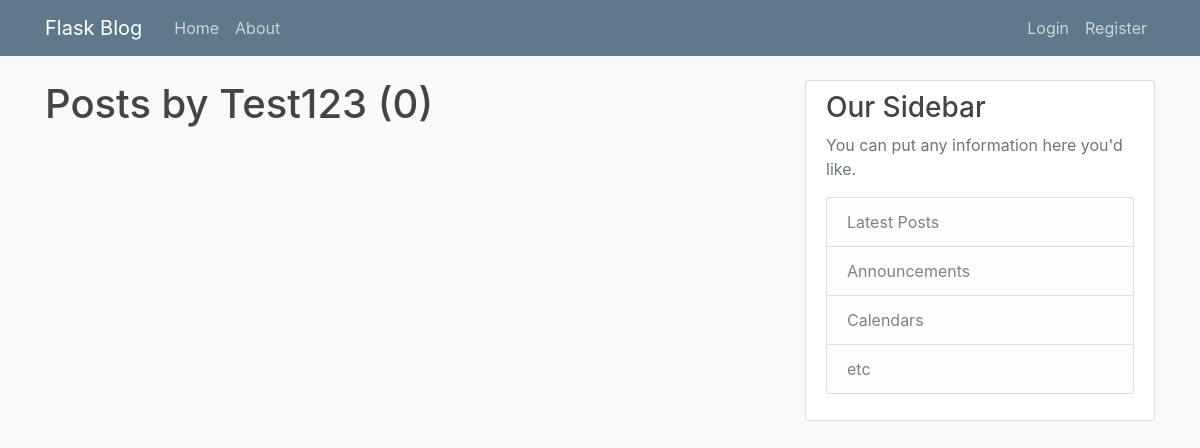
Page /user/Test123 on the earlier database version.
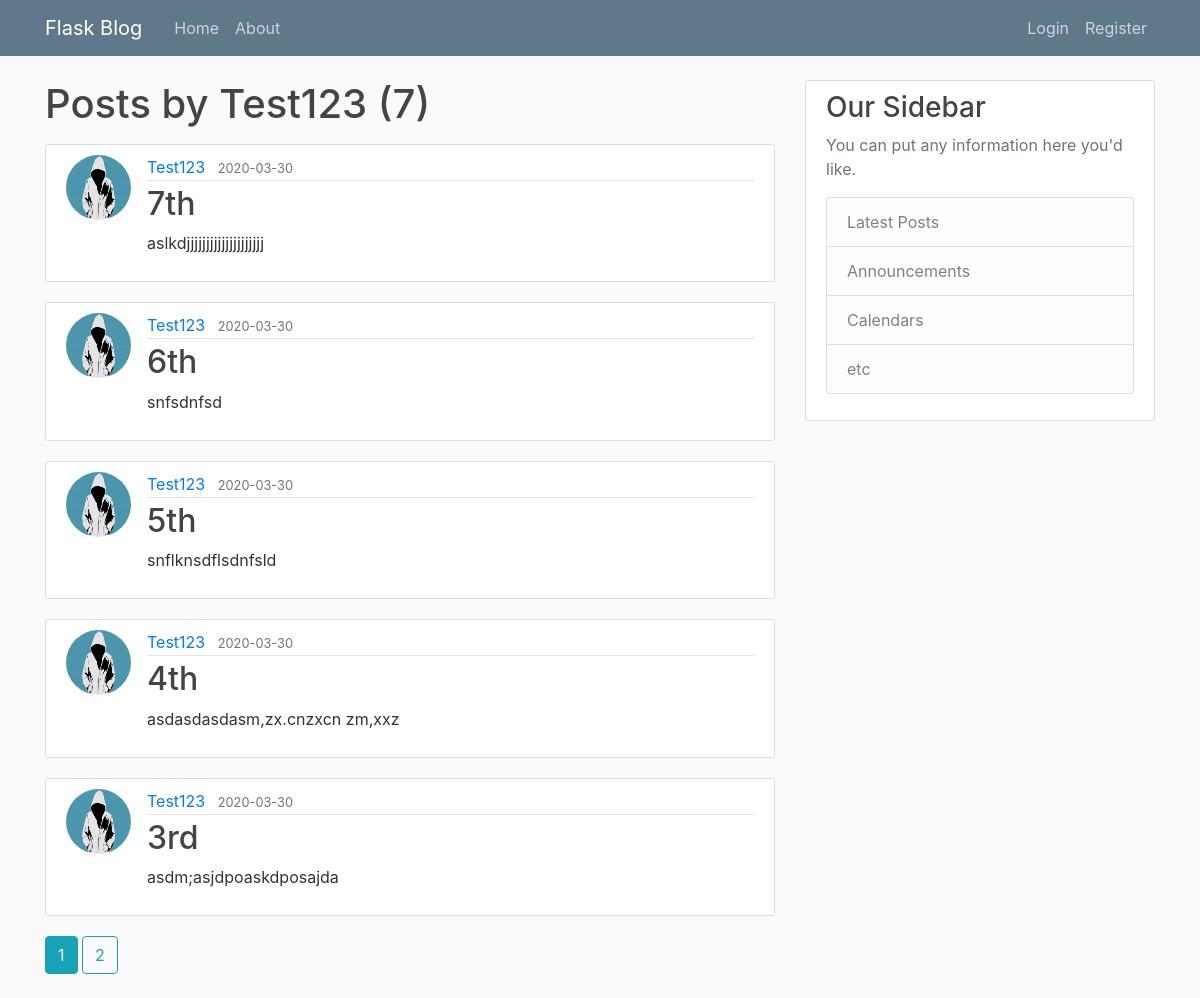
Same page on the later database version.
### flaskblog/models.py (models this page shows, shortened)
class Post(db.Model):
    id = db.Column(db.Integer, primary_key=True)
    title = db.Column(db.String(100), nullable=False)
    date_posted = db.Column(db.DateTime, nullable=False, default=datetime.utcnow)
    content = db.Column(db.Text, nullable=False)
    user_id = db.Column(db.Integer, db.ForeignKey('user.id'),nullable=False)

class User(db.Model, UserMixin):
    id = db.Column(db.Integer, primary_key=True)
    username = db.Column(db.String(20), unique=True, nullable=False)
    email = db.Column(db.String(120), unique=True, nullable=False)
    image_file = db.Column(db.String(20), nullable=False, default= 'default.jpg')
    password = db.Column(db.String(60),nullable=False)
    posts = db.relationship('Post',backref='author', lazy=True)

### flaskblog/users/routes.py (the view)
@users.route('/user/<string:username>')
def user_post(username):
    page = request.args.get('page',1, type = int)
    user = User.query.filter_by(username=username).first_or_404()
    posts = Post.query.filter_by(author=user).order_by(Post.date_posted.desc()).paginate(page=page,per_page=5)
    return render_template('user_post.html', posts=posts,user=user)

### flaskblog/templates/user_post.html
{% extends "layout.html" %}
{% block content %}
<h1 class="mb-3">Posts by {{ user.username }} ({{ posts.total }})</h1>
{% for post in posts.items %}
<article class="media content-section">
    <img class="rounded-circle article-img"
        src="{{ url_for('static', filename='profile_pics/' + post.author.image_file) }}">
    <div class="media-body">
        <div class="article-metadata">
            <a class="mr-2"
                href="{{ url_for('users.user_post', username=post.author.username) }}">{{ post.author.username }}</a>
            <small class="text-muted">{{ post.date_posted.strftime('%Y-%m-%d') }}</small>
        </div>
        <h2><a class="article-title" href="{{ url_for('posts.post', post_id=post.id) }}">{{ post.title }}</a></h2>
        <p class="article-content">{{ post.content }}</p>
    </div>
</article>
{% endfor %}
{% for page_num in posts.iter_pages(left_edge=1, right_edge=1, left_current=1, right_current=2) %}
{% if page_num %}
{% if posts.page == page_num %}
<a class="btn btn-info mb-4"
    href="{{ url_for('users.user_post', username=user.username, page=page_num) }}">{{ page_num }}</a>
{% else %}
<a class="btn btn-outline-info mb-4"
    href="{{ url_for('users.user_post', username=user.username, page=page_num) }}">{{ page_num }}</a>
{% endif %}
{% else %}
...
{% endif %}
{% endfor %}
{% endblock content %}

Differences in the rows shown:
added Post: image_file (picture), author.username "Test123", date_posted "2020-03-30", title "7th", content "aslkdjjjjjjjjjjjjjjjjjjjj"
added Post: image_file (picture), author.username "Test123", date_posted "2020-03-30", title "6th", content "snfsdnfsd"
added Post: image_file (picture), author.username "Test123", date_posted "2020-03-30", title "5th", content "snflknsdflsdnfsld"
added Post: image_file (picture), author.username "Test123", date_posted "2020-03-30", title "4th", content "asdasdasdasm,zx.cnzxcn zm,xxz"
added Post: image_file (picture), author.username "Test123", date_posted "2020-03-30", title "3rd", content "asdm;asjdpoaskdposajda"
Other differences:
{{ posts.total }}: "0" → "7"
new list line: "1"
new list line: "2"
